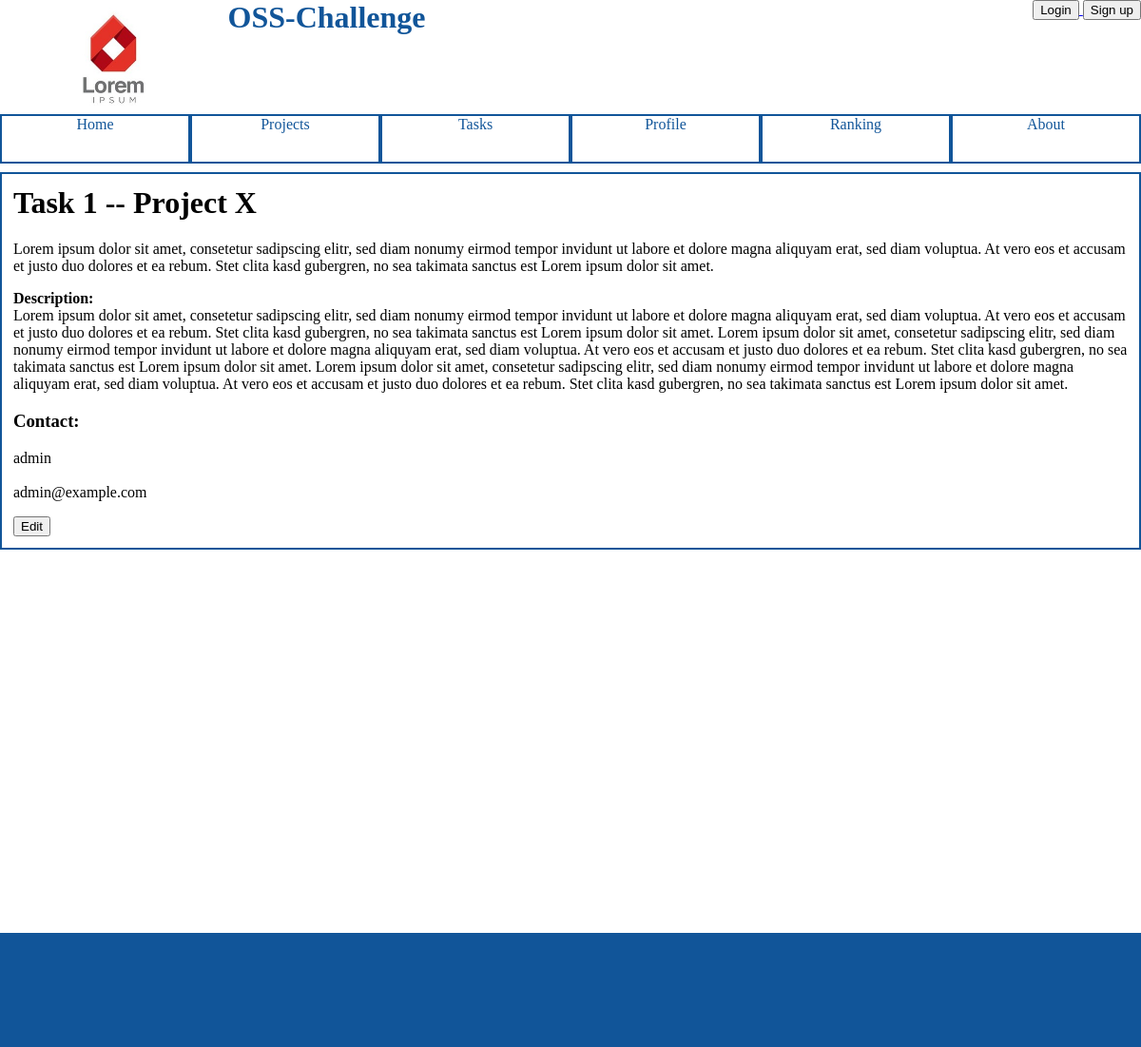
The app's page /tasks/1/, older data.
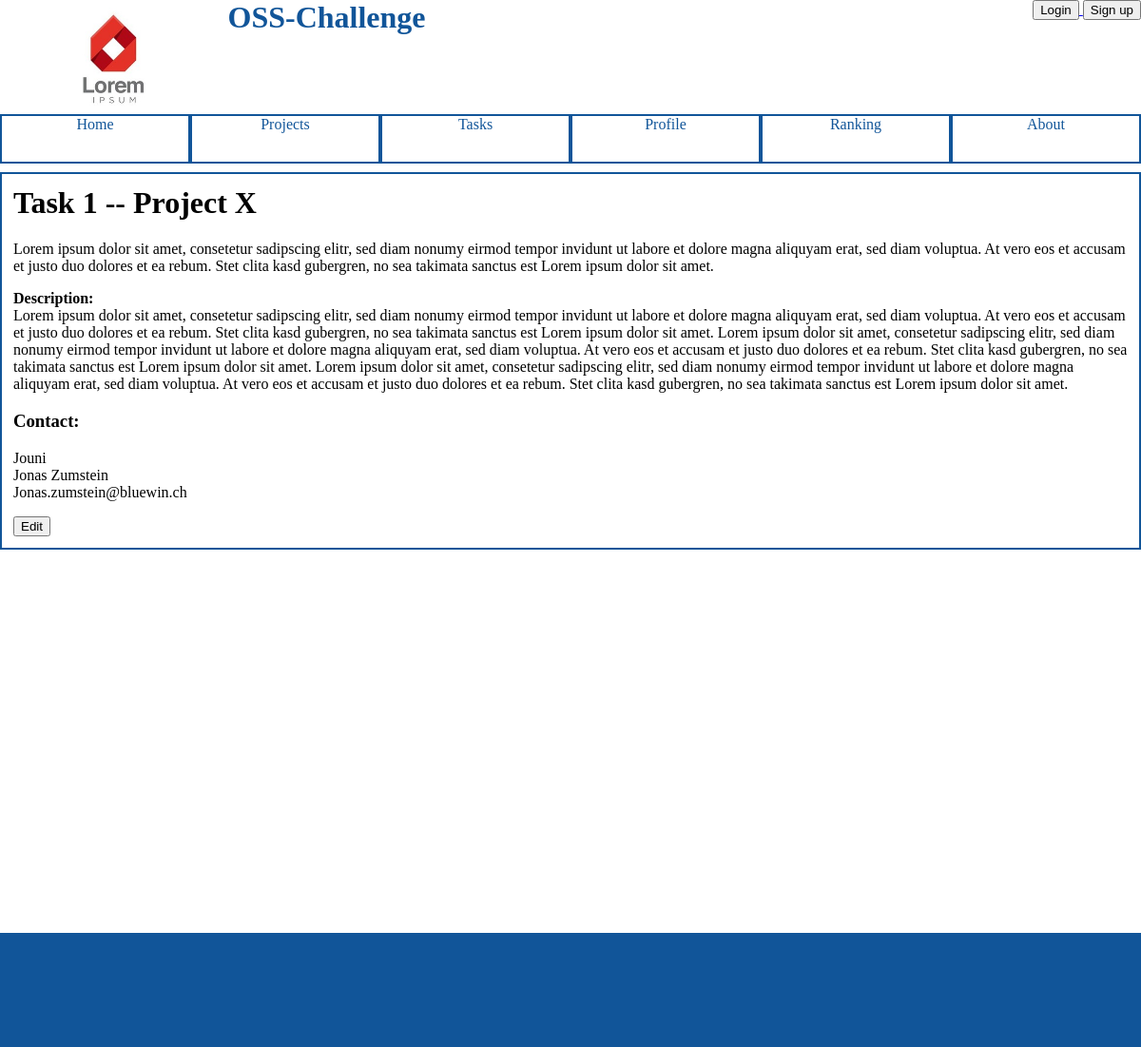
The same page, newer data.
### osschallenge/models.py (models this page shows, shortened)
class Task(models.Model):
    title = models.CharField(max_length=50)
    lead_text = models.CharField(max_length=300)
    description = models.CharField(max_length=5000)
    mentor = models.ForeignKey(User, related_name = "task_mentor")
    project = models.ForeignKey(Project, related_name = "task_project")
    contributers = models.ManyToManyField(
        User,
        related_name = "task_contributers"
    )

class Project(models.Model):
    title = models.CharField(max_length=50)
    lead_text = models.CharField(max_length=300)
    description = models.CharField(max_length=5000)
    licence = models.CharField(max_length=50)
    website = models.CharField(max_length=50)
    github = models.CharField(max_length=50)
    owner = models.ForeignKey(User, related_name = "project_owner")
    mentors = models.ManyToManyField(User, related_name = "project_mentors")

### osschallenge/views.py (the view)
class TaskView(generic.DetailView):
    model = Task
    template_name = 'osschallenge/task.html'

### osschallenge/templates/osschallenge/task.html (shortened to what this page needs)
{% extends 'osschallenge/index.html' %}
{% block content %}
    <div class="detail">
        <h1 class="tasktitle">{{ task.title }} --
            <a
                href="/projects/{{ task.project.id }}"
            >{{ task.project.title }}</a>
        </h1>
        <p>{{ task.lead_text }}</p>
        <p><strong>Description:</strong><br>{{ task.description }}</p>
        <h3>Contact:</h3>
        <p>{{ task.mentor.username }}
            <br>{{ task.mentor.first_name }} {{ task.mentor.last_name }}
            <br>{{ task.mentor.email }}
        </p>
        <a href="edit/">
            <button>Edit</button>
        </a>
    </div>
{% endblock content %}

### osschallenge/templates/osschallenge/index.html (shortened to what this page needs)
{% load staticfiles %}
<html>
    <head>
        <link rel="stylesheet" type="text/css" href="{% static 'osschallenge/stylesheet.css'%}"/>
    </head>
    <body>
        <div class="main">
            <div class="header">
                <div class="headermain">
                    <a href="/">
                        <img
                            src="{% static 'osschallenge/logo.jpg' %}"/>
                        <h1>OSS-Challenge</h1>
                    </a>
                </div>
                <div class="loginform">
                    {% if user.is_anonymous %}
                    <a href="{% url 'django.contrib.auth.views.login' %}">
                        <button>Login</button>
                    </a>
                    <a href="/register/">
                        <button>Sign up</button>
                    </a>
                    {% else %}
                    {{ user }}
                    <a href="{% url 'django.contrib.auth.views.logout' %}">
                        <button>logout</button>
                    </a>
                    {% endif %}
                </div>
            </div>
            <div class="navbar">
                <ul>
                    <a href="/"><li>Home</li></a>
                    <a href="/projects/"><li>Projects</li></a>
                    <a href="/tasks/"><li>Tasks</li></a>
                    <a href="/profile/"><li>Profile</li></a>
                    <a href="/ranking/"><li>Ranking</li></a>
                    <a href="/"><li>About</li></a>
                </ul>
            </div>
            <div class="content">
                {% block content %}
                {% endblock content %}
            </div>
            <div class="footer">
            </div>
        </div>
    </body>
</html>

### osschallenge/static/osschallenge/stylesheet.css (style rules this page uses)
body { margin: 0; background-color: white; }
div.main { width: 1200px; margin: auto; }
div.header { width: 100%; height: 15%; background-color: white; }
div.headermain { display: inline; width: 600px; }
div.headermain a { color: #115599; text-decoration: none; }
div.headermain a img { height: 100%; float: left; }
div.headermain h1 { width: 600px; margin: 0; display: inline; }
div.loginform { float: right; }
div.navbar { height: 6%; width: 100%; }
div.navbar ul { list-style: none; text-decoration: none; margin: 0; padding: 0; }
div.navbar ul li { display: inline-block; height: 100%; width: 196px; text-align: center; border: 2px solid #115599; background-color: white; float: left; color: #115599; }
div.content { background-color: white; width: 100%; height: 100%; margin: 3px 0 0 0; padding-top: 10px; }
div.footer { width: 100%; height: 15%; background-color: #115599; }
h1 a { text-decoration: none; color: black; }
h1.tasktitle { margin-top: 0; }
div.detail { border: 2px solid #115599; margin-bottom: 10px; padding: 12px; }

Row changes from the older to the newer data that the page shows:
changed Task "Task 1": mentor.username "admin" → "Jouni"; mentor.first_name (not shown) → "Jonas"; mentor.last_name (not shown) → "Zumstein"; mentor.email "admin@example.com" → "Jonas.zumstein@bluewin.ch"
